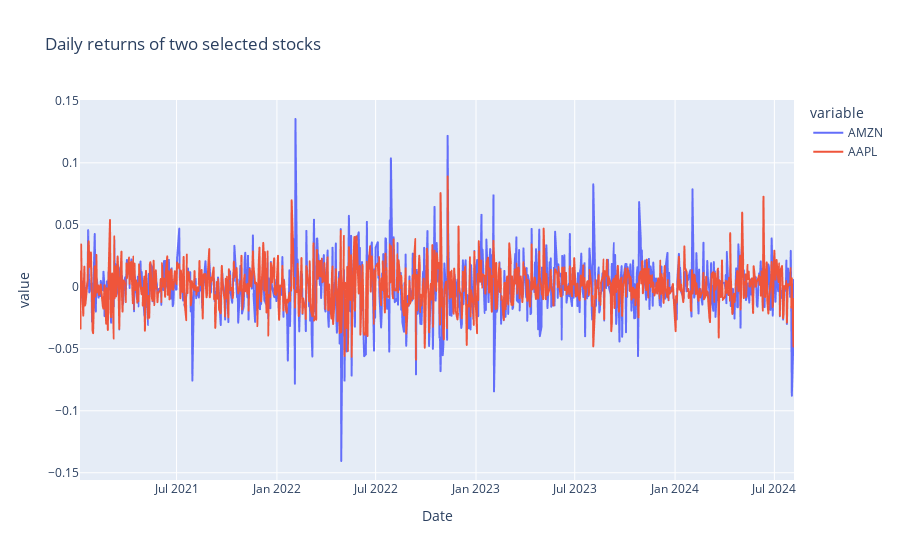

Notebook source saved alongside this figure:
### Markdown cell above
### Let's calculate and plot the daily returns instead

### Code cell
fig = px.line(returns, x=returns.index, y=['AMZN', 'AAPL'],
              title='Daily returns of two selected stocks')
fig.show()

### Figure 1 — Plotly figure (JSON) as saved in the notebook; plotly's stock layout.template omitted (floating-point values rounded to 4 significant figures; data arrays with more than 128 entries replaced by an {"elided": "..."} marker saying what was removed)
{"data": [{"hovertemplate": "variable=AMZN<br>Date=%{x}<br>value=%{y}<extra></extra>", "legendgroup": "AMZN", "line": {"color": "#636efa", "dash": "solid"}, "marker": {"symbol": "circle"}, "mode": "lines", "name": "AMZN", "showlegend": true, "type": "scattergl", "x": {"elided": "902 str values"}, "xaxis": "x", "y": {"elided": "902 float values"}, "yaxis": "y"}, {"hovertemplate": "variable=AAPL<br>Date=%{x}<br>value=%{y}<extra></extra>", "legendgroup": "AAPL", "line": {"color": "#EF553B", "dash": "solid"}, "marker": {"symbol": "circle"}, "mode": "lines", "name": "AAPL", "showlegend": true, "type": "scattergl", "x": {"elided": "902 str values"}, "xaxis": "x", "y": {"elided": "902 float values"}, "yaxis": "y"}], "layout": {"legend": {"title": {"text": "variable"}, "tracegroupgap": 0}, "title": {"text": "Daily returns of two selected stocks"}, "xaxis": {"anchor": "y", "domain": [0, 1], "title": {"text": "Date"}}, "yaxis": {"anchor": "x", "domain": [0, 1], "title": {"text": "value"}}}}
